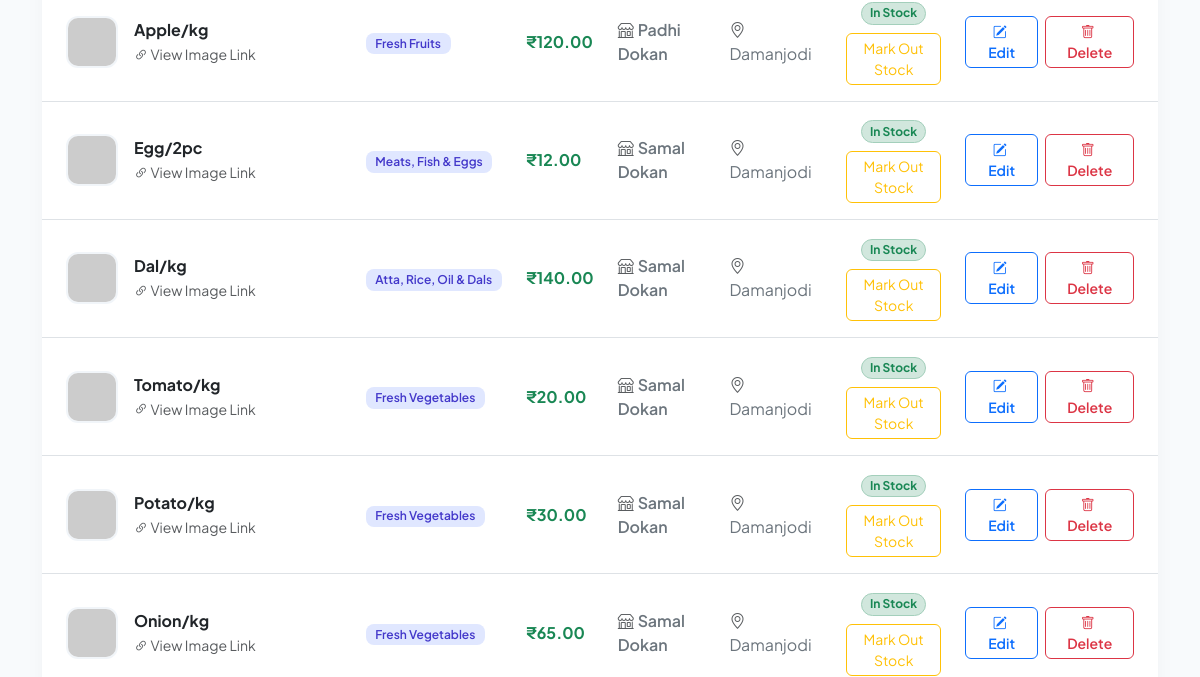
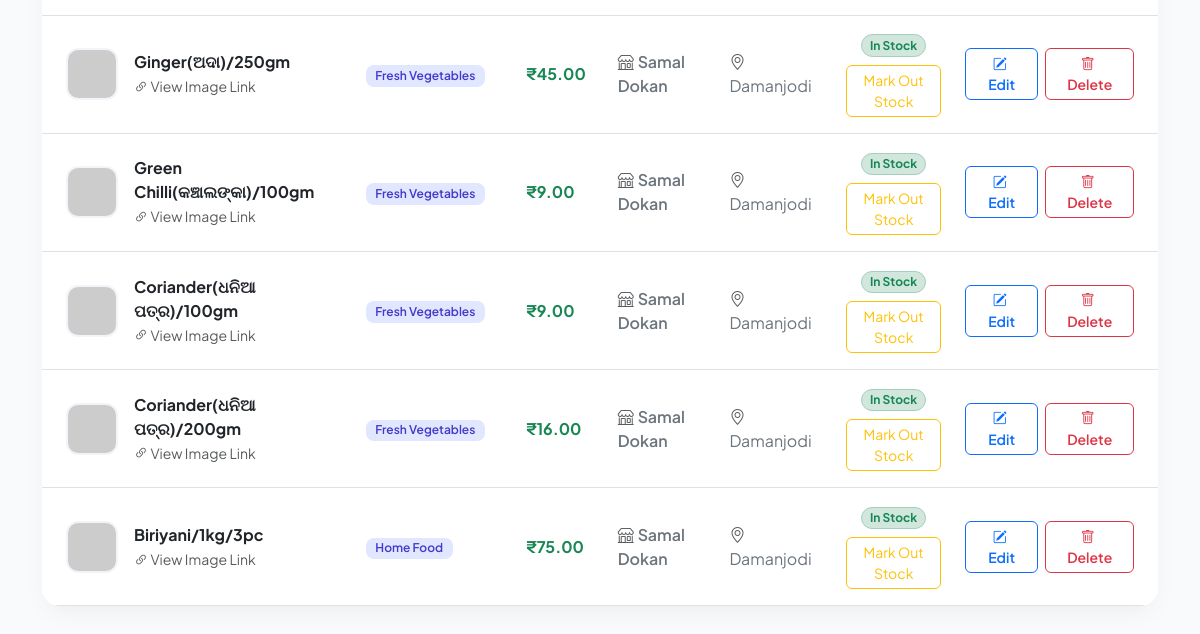
Before: /admin (signed in, lower part) with the older database file (2 pictures, top to bottom).
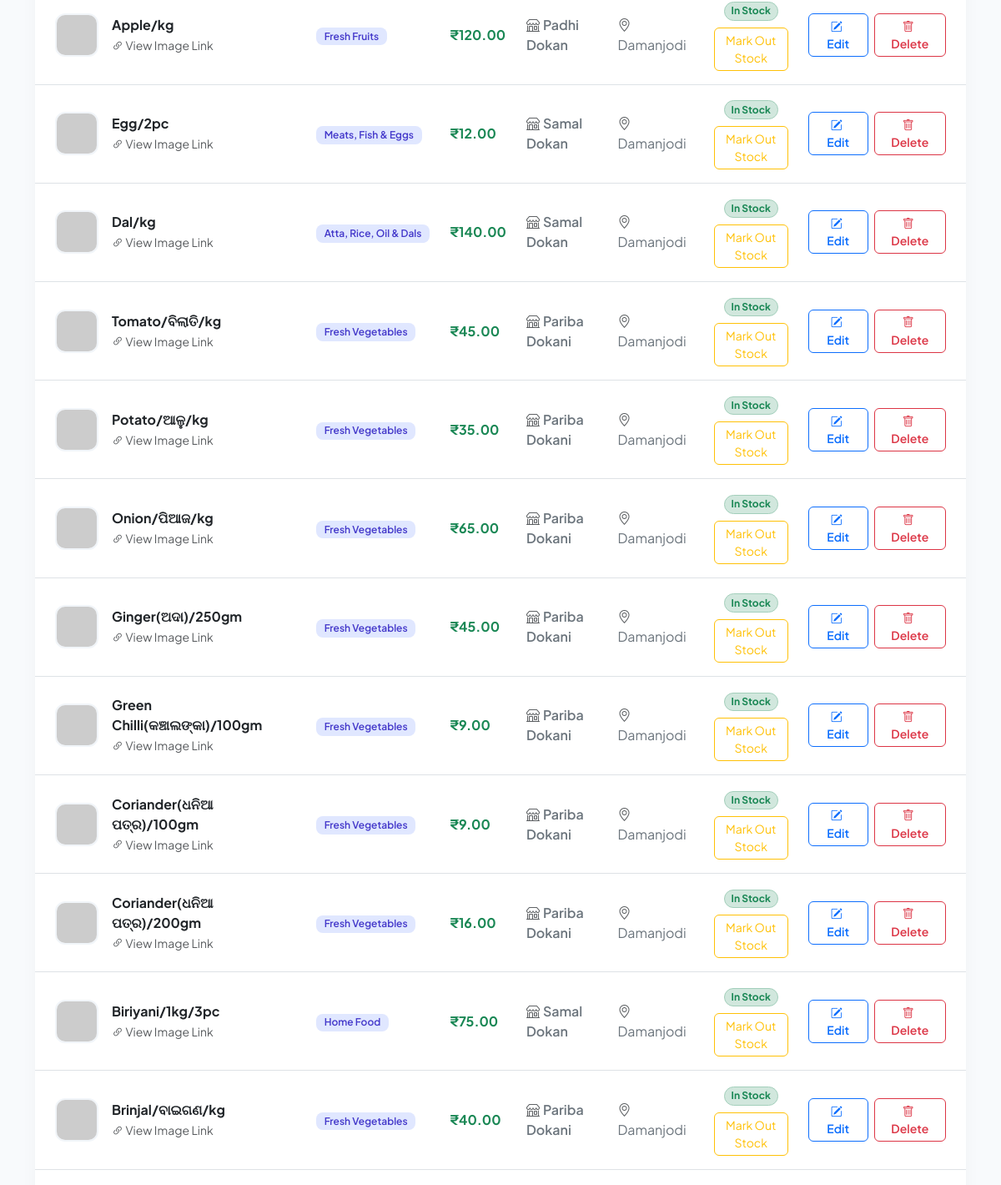
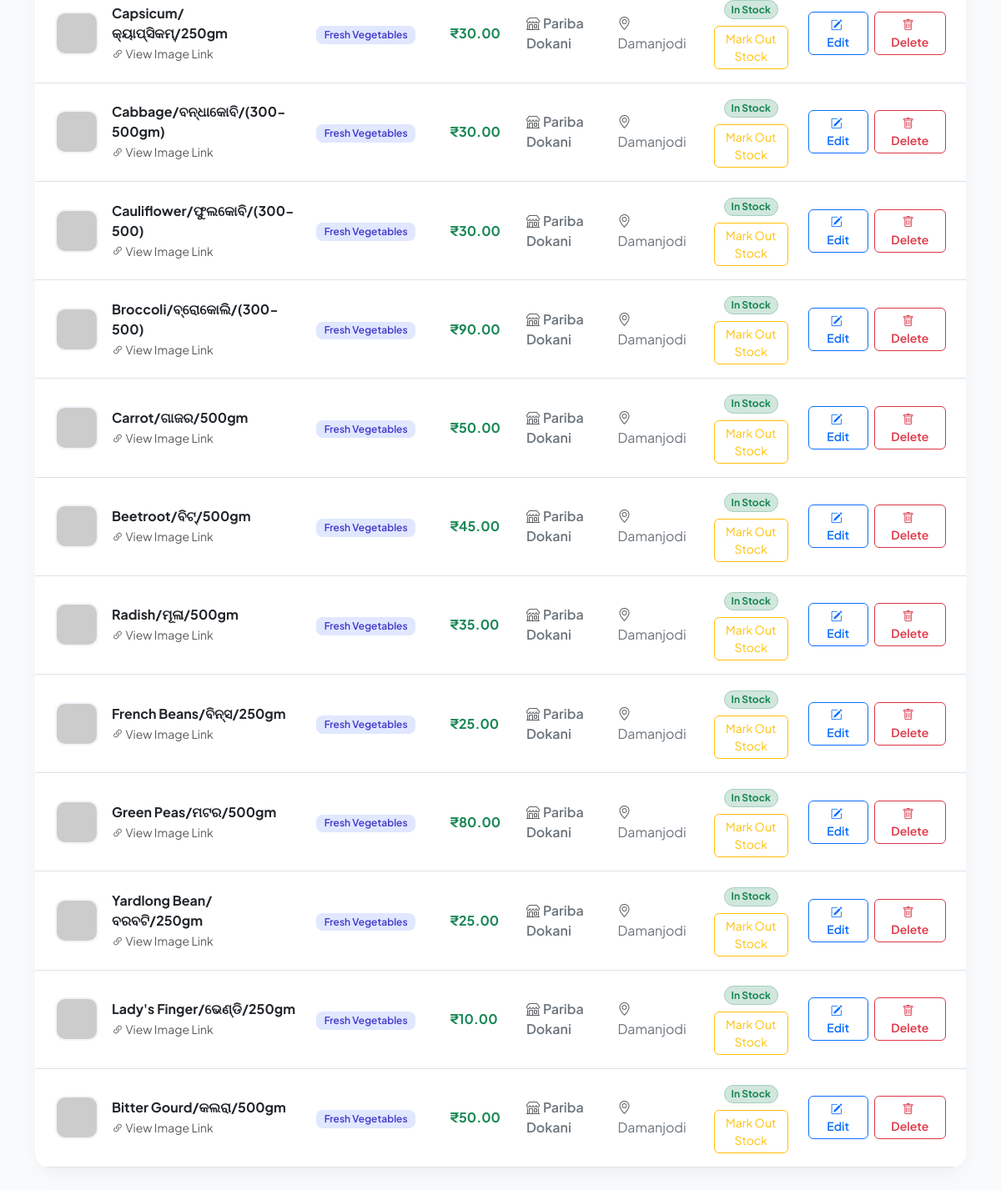
After: the same page with the newer database file (2 pictures, top to bottom).
### tables this page shows
CREATE TABLE items (
                    id INTEGER PRIMARY KEY AUTOINCREMENT,
                    name TEXT NOT NULL,
                    category TEXT NOT NULL,
                    price REAL NOT NULL,
                    photo TEXT,
                    shop_id INTEGER, is_out_of_stock INTEGER DEFAULT 0,
                    FOREIGN KEY(shop_id) REFERENCES shops(id));

CREATE TABLE shops (
                    id INTEGER PRIMARY KEY AUTOINCREMENT,
                    name TEXT NOT NULL,
                    location_id INTEGER,
                    FOREIGN KEY(location_id) REFERENCES locations(id));

CREATE TABLE locations (
                    id INTEGER PRIMARY KEY AUTOINCREMENT,
                    name TEXT NOT NULL);

### app.py (the view, shortened to what this page needs)
@app.route("/admin", methods=["GET", "POST"])
@admin_required
def admin():
    conn = get_db_connection()
    c = conn.cursor()
    c.execute("SELECT * FROM locations")
    locations = c.fetchall()
    c.execute("SELECT * FROM shops")
    shops = c.fetchall()
    c.execute("""
        SELECT
            items.id,
            items.name,
            items.category,
            items.price,
            items.photo,
            shops.name,
            locations.name,
            items.is_out_of_stock
        FROM items
        LEFT JOIN shops ON items.shop_id = shops.id
        LEFT JOIN locations ON shops.location_id = locations.id
    """)
    items = c.fetchall()
    conn.close()
    return render_template(
        "admin.html",
        locations=locations,
        shops=shops,
        items=items
    )

### app.py (called while the page is built)
def get_db_connection():
    conn = sqlite3.connect(DB_NAME)
    conn.execute("PRAGMA foreign_keys = ON")
    return conn

def admin_required(func):
    @wraps(func)
    def wrapper(*args, **kwargs):
        if not session.get("admin_logged_in"):
            return redirect(url_for("login"))
        return func(*args, **kwargs)
    return wrapper

### templates/admin.html (shortened to what this page needs)
<!DOCTYPE html>
<html lang="en">
<head>
    <link rel="stylesheet" href="https://cdn.jsdelivr.net/npm/bootstrap@5.3.0/dist/css/bootstrap.min.css">
    <link rel="stylesheet" href="https://cdn.jsdelivr.net/npm/bootstrap-icons@1.11.1/font/bootstrap-icons.css">
</head>
<body>
    <main class="container content-wrapper mb-5">
        <div class="custom-card">
            <div class="card-body p-0">
                <div class="table-responsive">
                    <table class="table table-hover align-middle mb-0" id="itemsTable">
                        <tbody>
                            {% for item in items %}
                                <tr>
                                    <td class="ps-4">
                                        <div class="d-flex align-items-center gap-3">
                                            {% if item[4] %}
                                                <img src="{{ item[4] }}"
                                                     alt="{{ item[1] }}"
                                                     class="item-img"
                                                     onerror="this.onerror=null; this.src='https://via.placeholder.com/52?text=No+Img';">
                                            {% else %}
                                                <div class="item-img bg-light text-secondary d-flex align-items-center justify-content-center">
                                                    <i class="bi bi-image fs-4"></i>
                                                </div>
                                            {% endif %}
                                            <div>
                                                <div class="fw-bold text-dark">{{ item[1] }}</div>
                                                {% if item[4] %}
                                                    <a href="{{ item[4] }}" target="_blank" class="small text-muted text-decoration-none">
                                                        <i class="bi bi-link-45deg"></i> View Image Link
                                                    </a>
                                                {% endif %}
                                            </div>
                                        </div>
                                    </td>
                                    <td>
                                        <span class="badge badge-category">{{ item[2] }}</span>
                                    </td>
                                    <td>
                                        <span class="fw-bold text-success fs-6">
                                            ₹{{ "%.2f"|format(item[3]|float) if item[3] is number or item[3]|float else item[3] }}
                                        </span>
                                    </td>
                                    <td>
                                        <span class="text-secondary fw-semibold">
                                            <i class="bi bi-shop me-1 text-muted"></i>{{ item[5] }}
                                        </span>
                                    </td>
                                    <td>
                                        <span class="text-secondary">
                                            <i class="bi bi-geo-alt me-1 text-muted"></i>{{ item[6] }}
                                        </span>
                                    </td>
                                    <td class="text-center">
                                        {% if item[7] %}
                                            <span class="badge rounded-pill bg-danger-subtle text-danger border border-danger-subtle">Out of Stock</span>
                                        {% else %}
                                            <span class="badge rounded-pill bg-success-subtle text-success border border-success-subtle">In Stock</span>
                                        {% endif %}
                                        <form method="POST" action="{{ url_for('toggle_stock', item_id=item[0]) }}" class="mt-2">
                                            <button type="submit" class="btn btn-sm {% if item[7] %}btn-outline-success{% else %}btn-outline-warning{% endif %} rounded-2">
                                                {% if item[7] %}Mark In Stock{% else %}Mark Out Stock{% endif %}
                                            </button>
                                        </form>
                                    </td>
                                    <td class="text-center pe-4">
                                        <div class="btn-group gap-2">
                                            <a href="{{ url_for('edit_item', item_id=item[0]) }}"
                                               class="btn btn-sm btn-outline-primary rounded-2 px-3 fw-semibold">
                                                <i class="bi bi-pencil-square me-1"></i> Edit
                                            </a>
                                            <a href="{{ url_for('delete_item', item_id=item[0]) }}"
                                               class="btn btn-sm btn-outline-danger rounded-2 px-3 fw-semibold"
                                               onclick="return confirm('Are you sure you want to delete {{ item[1] }}?');">
                                                <i class="bi bi-trash me-1"></i> Delete
                                            </a>
                                        </div>
                                    </td>
                                </tr>
                            {% endfor %}
                        </tbody>
                    </table>
                </div>
            </div>
        </div>
    </main>
</body>
</html>

### templates/admin.html (style rules this page uses)
:root { --primary-gradient: linear-gradient(135deg, #4f46e5 0%, #7c3aed 100%); --dark-gradient: linear-gradient(135deg, #0f172a 0%, #1e293b 100%); --card-shadow: 0 10px 25px -5px rgba(0, 0, 0, 0.05), 0 8px 10px -6px rgba(0, 0, 0, 0.01); --hover-shadow: 0 20px 35px -10px rgba(79, 70, 229, 0.15); }
body { font-family: 'Plus Jakarta Sans', sans-serif; background-color: #f8fafc; color: #1e293b; }
.content-wrapper { margin-top: -3rem; }
.custom-card { background: #ffffff; border: none; border-radius: 18px; box-shadow: var(--card-shadow); transition: all 0.3s ease; overflow: hidden; }
.item-img { width: 52px; height: 52px; object-fit: cover; border-radius: 12px; border: 2px solid #f1f5f9; }
.badge-category { background-color: #e0e7ff; color: #4338ca; font-weight: 600; padding: 0.4em 0.8em; border-radius: 8px; }
.table > :not(caption) > * > * { padding: 1rem 0.75rem; }
html { scroll-behavior:auto!important }
body { overflow-anchor:auto }

Changed rows visible on the page:
changed items: name "Tomato/kg" → "Tomato/ବିଲାତି/kg"; price "20.00" → "45.00"; name "Samal Dokan" → "Pariba Dokani"
changed items: name "Potato/kg" → "Potato/ଆଳୁ/kg"; price "30.00" → "35.00"; name "Samal Dokan" → "Pariba Dokani"
changed items: name "Onion/kg" → "Onion/ପିଆଜ/kg"; name "Samal Dokan" → "Pariba Dokani"
changed items "Ginger(ଅଦା)/250gm": name "Samal Dokan" → "Pariba Dokani"
changed items "Green Chilli(କଞ୍ଚାଲଙ୍କା)/100gm": name "Samal Dokan" → "Pariba Dokani"
changed items "Coriander(ଧନିଆ ପତ୍ର)/100gm": name "Samal Dokan" → "Pariba Dokani"
changed items "Coriander(ଧନିଆ ପତ୍ର)/200gm": name "Samal Dokan" → "Pariba Dokani"
added items: name "Brinjal/ବାଇଗଣ/kg", category "Fresh Vegetables", price "40.00", name "Pariba Dokani", name "Damanjodi", is_out_of_stock "In Stock"
added items: name "Capsicum/କ୍ୟାପ୍ସିକମ୍/250gm", category "Fresh Vegetables", price "30.00", name "Pariba Dokani", name "Damanjodi", is_out_of_stock "In Stock"
added items: name "Cabbage/ବନ୍ଧାକୋବି/(300-500gm)", category "Fresh Vegetables", price "30.00", name "Pariba Dokani", name "Damanjodi", is_out_of_stock "In Stock"
added items: name "Cauliflower/ଫୁଲକୋବି/(300-500)", category "Fresh Vegetables", price "30.00", name "Pariba Dokani", name "Damanjodi", is_out_of_stock "In Stock"
added items: name "Broccoli/ବ୍ରୋକୋଲି/(300-500)", category "Fresh Vegetables", price "90.00", name "Pariba Dokani", name "Damanjodi", is_out_of_stock "In Stock"
added items: name "Carrot/ଗାଜର/500gm", category "Fresh Vegetables", price "50.00", name "Pariba Dokani", name "Damanjodi", is_out_of_stock "In Stock"
added items: name "Beetroot/ବିଟ୍/500gm", category "Fresh Vegetables", price "45.00", name "Pariba Dokani", name "Damanjodi", is_out_of_stock "In Stock"
added items: name "Radish/ମୂଳା/500gm", category "Fresh Vegetables", price "35.00", name "Pariba Dokani", name "Damanjodi", is_out_of_stock "In Stock"
added items: name "French Beans/ବିନ୍ସ/250gm", category "Fresh Vegetables", price "25.00", name "Pariba Dokani", name "Damanjodi", is_out_of_stock "In Stock"
added items: name "Green Peas/ମଟର/500gm", category "Fresh Vegetables", price "80.00", name "Pariba Dokani", name "Damanjodi", is_out_of_stock "In Stock"
added items: name "Yardlong Bean/ବରବଟି/250gm", category "Fresh Vegetables", price "25.00", name "Pariba Dokani", name "Damanjodi", is_out_of_stock "In Stock"
added items: name "Lady's Finger/ଭେଣ୍ଡି/250gm", category "Fresh Vegetables", price "10.00", name "Pariba Dokani", name "Damanjodi", is_out_of_stock "In Stock"
added items: name "Bitter Gourd/କଲରା/500gm", category "Fresh Vegetables", price "50.00", name "Pariba Dokani", name "Damanjodi", is_out_of_stock "In Stock"
